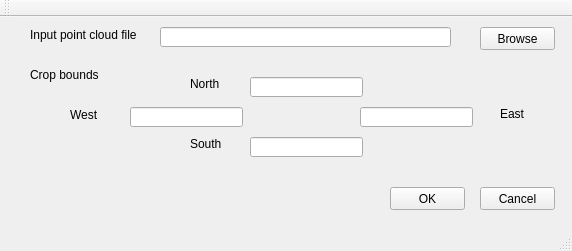
<?xml version="1.0" encoding="UTF-8"?>
<ui version="4.0">
 <class>croprClass</class>
 <widget class="QMainWindow" name="croprClass">
  <property name="geometry">
   <rect>
    <x>0</x>
    <y>0</y>
    <width>572</width>
    <height>251</height>
   </rect>
  </property>
  <property name="windowTitle">
   <string>cropr</string>
  </property>
  <widget class="QWidget" name="centralWidget">
   <widget class="QLineEdit" name="fileEdit">
    <property name="geometry">
     <rect>
      <x>160</x>
      <y>10</y>
      <width>291</width>
      <height>20</height>
     </rect>
    </property>
   </widget>
   <widget class="QLineEdit" name="nEdit">
    <property name="geometry">
     <rect>
      <x>250</x>
      <y>60</y>
      <width>113</width>
      <height>20</height>
     </rect>
    </property>
   </widget>
   <widget class="QLineEdit" name="sEdit">
    <property name="geometry">
     <rect>
      <x>250</x>
      <y>120</y>
      <width>113</width>
      <height>20</height>
     </rect>
    </property>
   </widget>
   <widget class="QLineEdit" name="wEdit">
    <property name="geometry">
     <rect>
      <x>130</x>
      <y>90</y>
      <width>113</width>
      <height>20</height>
     </rect>
    </property>
   </widget>
   <widget class="QLineEdit" name="eEdit">
    <property name="geometry">
     <rect>
      <x>360</x>
      <y>90</y>
      <width>113</width>
      <height>20</height>
     </rect>
    </property>
   </widget>
   <widget class="QPushButton" name="fileButton">
    <property name="geometry">
     <rect>
      <x>480</x>
      <y>10</y>
      <width>75</width>
      <height>23</height>
     </rect>
    </property>
    <property name="text">
     <string>Browse</string>
    </property>
   </widget>
   <widget class="QPushButton" name="applyButton">
    <property name="geometry">
     <rect>
      <x>390</x>
      <y>170</y>
      <width>75</width>
      <height>23</height>
     </rect>
    </property>
    <property name="text">
     <string>OK</string>
    </property>
   </widget>
   <widget class="QPushButton" name="cancelButton">
    <property name="geometry">
     <rect>
      <x>480</x>
      <y>170</y>
      <width>75</width>
      <height>23</height>
     </rect>
    </property>
    <property name="text">
     <string>Cancel</string>
    </property>
   </widget>
   <widget class="QLabel" name="label">
    <property name="geometry">
     <rect>
      <x>30</x>
      <y>10</y>
      <width>111</width>
      <height>16</height>
     </rect>
    </property>
    <property name="text">
     <string>Input point cloud file</string>
    </property>
   </widget>
   <widget class="QLabel" name="label_2">
    <property name="geometry">
     <rect>
      <x>30</x>
      <y>50</y>
      <width>81</width>
      <height>16</height>
     </rect>
    </property>
    <property name="text">
     <string>Crop bounds</string>
    </property>
   </widget>
   <widget class="QLabel" name="label_3">
    <property name="geometry">
     <rect>
      <x>190</x>
      <y>60</y>
      <width>47</width>
      <height>13</height>
     </rect>
    </property>
    <property name="text">
     <string>North</string>
    </property>
   </widget>
   <widget class="QLabel" name="label_4">
    <property name="geometry">
     <rect>
      <x>190</x>
      <y>120</y>
      <width>47</width>
      <height>13</height>
     </rect>
    </property>
    <property name="text">
     <string>South</string>
    </property>
   </widget>
   <widget class="QLabel" name="label_5">
    <property name="geometry">
     <rect>
      <x>70</x>
      <y>90</y>
      <width>47</width>
      <height>16</height>
     </rect>
    </property>
    <property name="text">
     <string>West</string>
    </property>
   </widget>
   <widget class="QLabel" name="label_6">
    <property name="geometry">
     <rect>
      <x>500</x>
      <y>90</y>
      <width>47</width>
      <height>13</height>
     </rect>
    </property>
    <property name="text">
     <string>East</string>
    </property>
   </widget>
  </widget>
  <widget class="QMenuBar" name="menuBar">
   <property name="geometry">
    <rect>
     <x>0</x>
     <y>0</y>
     <width>572</width>
     <height>21</height>
    </rect>
   </property>
  </widget>
  <widget class="QToolBar" name="mainToolBar">
   <attribute name="toolBarArea">
    <enum>TopToolBarArea</enum>
   </attribute>
   <attribute name="toolBarBreak">
    <bool>false</bool>
   </attribute>
  </widget>
  <widget class="QStatusBar" name="statusBar"/>
 </widget>
 <layoutdefault spacing="6" margin="11"/>
 <resources>
  <include location="cropr.qrc"/>
 </resources>
 <connections>
  <connection>
   <sender>fileButton</sender>
   <signal>clicked()</signal>
   <receiver>croprClass</receiver>
   <slot>doBrowse()</slot>
   <hints>
    <hint type="sourcelabel">
     <x>496</x>
     <y>51</y>
    </hint>
    <hint type="destinationlabel">
     <x>437</x>
     <y>78</y>
    </hint>
   </hints>
  </connection>
  <connection>
   <sender>applyButton</sender>
   <signal>clicked()</signal>
   <receiver>croprClass</receiver>
   <slot>doApply()</slot>
   <hints>
    <hint type="sourcelabel">
     <x>406</x>
     <y>218</y>
    </hint>
    <hint type="destinationlabel">
     <x>313</x>
     <y>206</y>
    </hint>
   </hints>
  </connection>
  <connection>
   <sender>cancelButton</sender>
   <signal>clicked()</signal>
   <receiver>croprClass</receiver>
   <slot>doCancel()</slot>
   <hints>
    <hint type="sourcelabel">
     <x>519</x>
     <y>213</y>
    </hint>
    <hint type="destinationlabel">
     <x>518</x>
     <y>168</y>
    </hint>
   </hints>
  </connection>
 </connections>
 <slots>
  <slot>doBrowse()</slot>
  <slot>doApply()</slot>
  <slot>doCancel()</slot>
 </slots>
</ui>
